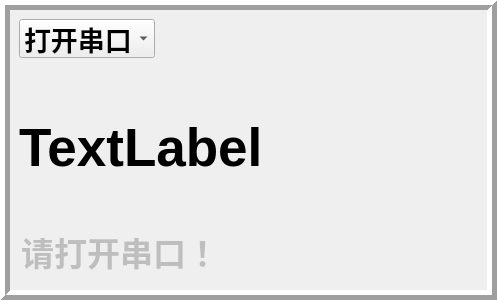
<?xml version="1.0" encoding="UTF-8"?>
<ui version="4.0">
 <class>DisplayItem</class>
 <widget class="QWidget" name="DisplayItem">
  <property name="geometry">
   <rect>
    <x>0</x>
    <y>0</y>
    <width>497</width>
    <height>300</height>
   </rect>
  </property>
  <property name="windowTitle">
   <string>Form</string>
  </property>
  <layout class="QGridLayout" name="gridLayout_2">
   <property name="leftMargin">
    <number>0</number>
   </property>
   <property name="topMargin">
    <number>0</number>
   </property>
   <property name="rightMargin">
    <number>0</number>
   </property>
   <property name="bottomMargin">
    <number>0</number>
   </property>
   <item row="0" column="0">
    <widget class="QFrame" name="frame">
     <property name="frameShape">
      <enum>QFrame::Box</enum>
     </property>
     <property name="frameShadow">
      <enum>QFrame::Raised</enum>
     </property>
     <property name="lineWidth">
      <number>5</number>
     </property>
     <layout class="QGridLayout" name="gridLayout">
      <item row="0" column="1">
       <spacer name="horizontalSpacer">
        <property name="orientation">
         <enum>Qt::Horizontal</enum>
        </property>
        <property name="sizeHint" stdset="0">
         <size>
          <width>315</width>
          <height>17</height>
         </size>
        </property>
       </spacer>
      </item>
      <item row="0" column="0">
       <widget class="QComboBox" name="comboBox">
        <property name="enabled">
         <bool>true</bool>
        </property>
        <property name="font">
         <font>
          <pointsize>20</pointsize>
          <weight>75</weight>
          <bold>true</bold>
         </font>
        </property>
        <property name="focusPolicy">
         <enum>Qt::NoFocus</enum>
        </property>
        <item>
         <property name="text">
          <string>打开串口</string>
         </property>
        </item>
       </widget>
      </item>
      <item row="1" column="0" colspan="2">
       <widget class="QLabel" name="label">
        <property name="font">
         <font>
          <pointsize>40</pointsize>
          <weight>75</weight>
          <bold>true</bold>
         </font>
        </property>
        <property name="text">
         <string>TextLabel</string>
        </property>
       </widget>
      </item>
      <item row="2" column="0" colspan="2">
       <widget class="QLineEdit" name="lineEdit">
        <property name="enabled">
         <bool>false</bool>
        </property>
        <property name="font">
         <font>
          <pointsize>25</pointsize>
          <weight>75</weight>
          <bold>true</bold>
         </font>
        </property>
        <property name="mouseTracking">
         <bool>true</bool>
        </property>
        <property name="text">
         <string>请打开串口！</string>
        </property>
        <property name="frame">
         <bool>false</bool>
        </property>
       </widget>
      </item>
     </layout>
    </widget>
   </item>
  </layout>
 </widget>
 <resources/>
 <connections/>
</ui>
